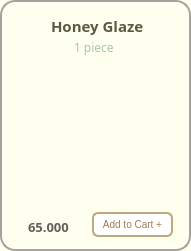
       <widget class="QFrame" name="frame_croishoney">
        <property name="geometry">
         <rect>
          <x>10</x>
          <y>10</y>
          <width>191</width>
          <height>251</height>
         </rect>
        </property>
        <property name="styleSheet">
         <string notr="true">background-color:#FFFFF0;
border-radius: 15px; 
border: 2px solid #A8A29E ;</string>
        </property>
        <property name="frameShape">
         <enum>QFrame::StyledPanel</enum>
        </property>
        <property name="frameShadow">
         <enum>QFrame::Raised</enum>
        </property>
        <widget class="QLabel" name="label_crois_honey">
         <property name="geometry">
          <rect>
           <x>0</x>
           <y>30</y>
           <width>191</width>
           <height>191</height>
          </rect>
         </property>
         <property name="sizePolicy">
          <sizepolicy hsizetype="Fixed" vsizetype="Fixed">
           <horstretch>25</horstretch>
           <verstretch>25</verstretch>
          </sizepolicy>
         </property>
         <property name="minimumSize">
          <size>
           <width>25</width>
           <height>25</height>
          </size>
         </property>
         <property name="maximumSize">
          <size>
           <width>16777215</width>
           <height>16777215</height>
          </size>
         </property>
         <property name="sizeIncrement">
          <size>
           <width>3</width>
           <height>0</height>
          </size>
         </property>
         <property name="styleSheet">
          <string notr="true">border:0px;
border-radius:0px;
background-color: transparent</string>
         </property>
         <property name="frameShape">
          <enum>QFrame::WinPanel</enum>
         </property>
         <property name="text">
          <string/>
         </property>
         <property name="pixmap">
          <pixmap>../images/honey_glaze.png</pixmap>
         </property>
         <property name="scaledContents">
          <bool>true</bool>
         </property>
        </widget>
        <widget class="QLabel" name="label_honey">
         <property name="geometry">
          <rect>
           <x>51</x>
           <y>16</y>
           <width>96</width>
           <height>20</height>
          </rect>
         </property>
         <property name="sizePolicy">
          <sizepolicy hsizetype="Fixed" vsizetype="Fixed">
           <horstretch>0</horstretch>
           <verstretch>0</verstretch>
          </sizepolicy>
         </property>
         <property name="font">
          <font>
           <family>Mongolian Baiti</family>
           <pointsize>11</pointsize>
           <weight>75</weight>
           <bold>true</bold>
          </font>
         </property>
         <property name="styleSheet">
          <string notr="true">border-radius: 0px;
border:0px solid;
color:#5A5A42</string>
         </property>
         <property name="text">
          <string>Honey Glaze</string>
         </property>
        </widget>
        <widget class="QLabel" name="label_honey_size">
         <property name="geometry">
          <rect>
           <x>74</x>
           <y>39</y>
           <width>51</width>
           <height>16</height>
          </rect>
         </property>
         <property name="sizePolicy">
          <sizepolicy hsizetype="Fixed" vsizetype="Fixed">
           <horstretch>0</horstretch>
           <verstretch>0</verstretch>
          </sizepolicy>
         </property>
         <property name="font">
          <font>
           <family>Mongolian Baiti</family>
           <pointsize>9</pointsize>
          </font>
         </property>
         <property name="styleSheet">
          <string notr="true">color: #A7C7A7;
border:0px</string>
         </property>
         <property name="text">
          <string>1 piece</string>
         </property>
        </widget>
        <widget class="QLabel" name="label_honey_price">
         <property name="geometry">
          <rect>
           <x>28</x>
           <y>219</y>
           <width>81</width>
           <height>16</height>
          </rect>
         </property>
         <property name="font">
          <font>
           <family>Mongolian Baiti</family>
           <pointsize>10</pointsize>
           <weight>75</weight>
           <bold>true</bold>
          </font>
         </property>
         <property name="styleSheet">
          <string notr="true">border:0px;
color: rgb(98, 94, 92);
</string>
         </property>
         <property name="text">
          <string>65.000</string>
         </property>
        </widget>
        <widget class="QPushButton" name="pushButton_add13">
         <property name="geometry">
          <rect>
           <x>92</x>
           <y>212</y>
           <width>81</width>
           <height>25</height>
          </rect>
         </property>
         <property name="maximumSize">
          <size>
           <width>16777207</width>
           <height>16777215</height>
          </size>
         </property>
         <property name="font">
          <font>
           <pointsize>-1</pointsize>
          </font>
         </property>
         <property name="styleSheet">
          <string notr="true">QPushButton {
    background-color: white;
    color: #A37B50;
    border: 2px solid #C2A87E;
    border-radius: 6px;
    padding: 4px 5px;
    font-size: 10px;
}

QPushButton:hover {
    background-color: #F7F3EF;
}

QPushButton:pressed {
    background-color: #E6D5C3;
}
</string>
         </property>
         <property name="text">
          <string>Add to Cart +</string>
         </property>
        </widget>
       </widget>
